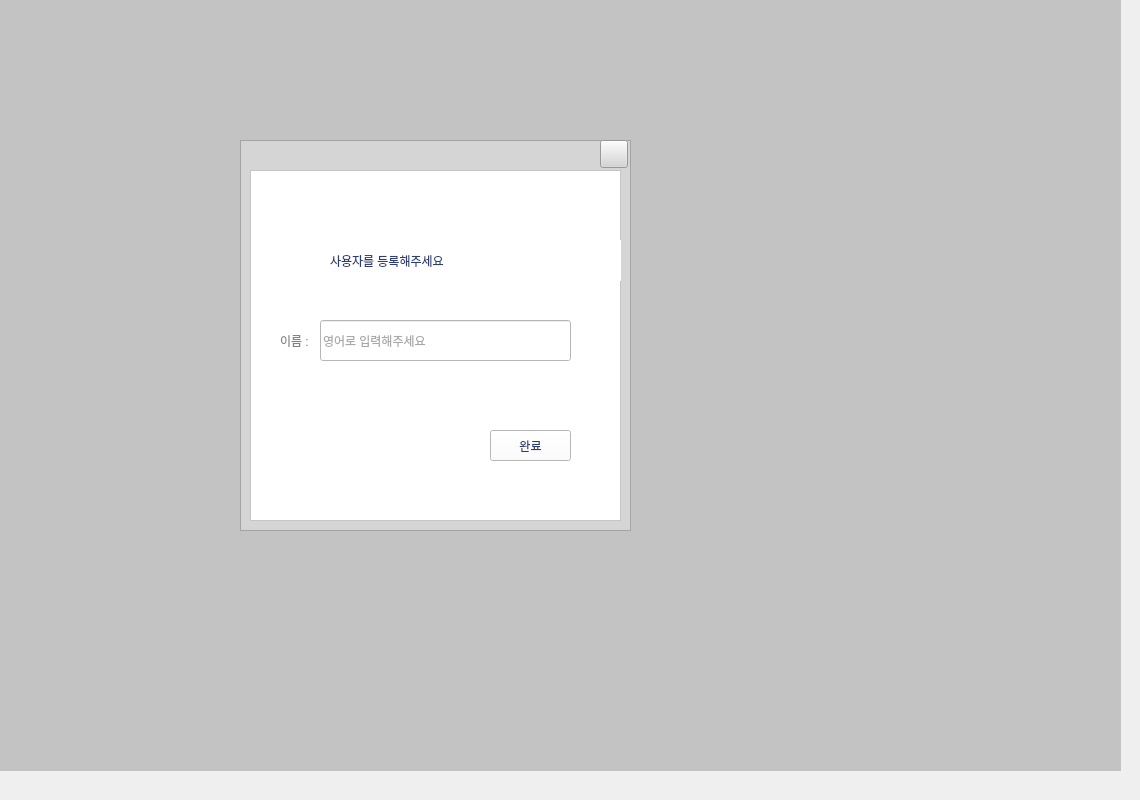
                     <widget class="QWidget" name="add">
                      <widget class="QWidget" name="adduser" native="true">
                       <property name="geometry">
                        <rect>
                         <x>-10</x>
                         <y>-20</y>
                         <width>1131</width>
                         <height>791</height>
                        </rect>
                       </property>
                       <property name="cursor">
                        <cursorShape>ArrowCursor</cursorShape>
                       </property>
                       <property name="styleSheet">
                        <string notr="true">background-color: rgba(100, 100, 100, 80)
</string>
                       </property>
                       <property name="inputMethodHints">
                        <set>Qt::ImhDate</set>
                       </property>
                       <widget class="QFrame" name="frame_2">
                        <property name="geometry">
                         <rect>
                          <x>250</x>
                          <y>160</y>
                          <width>391</width>
                          <height>391</height>
                         </rect>
                        </property>
                        <property name="styleSheet">
                         <string notr="true">background-color: rgb(213, 213, 213)</string>
                        </property>
                        <property name="frameShape">
                         <enum>QFrame::StyledPanel</enum>
                        </property>
                        <property name="frameShadow">
                         <enum>QFrame::Raised</enum>
                        </property>
                        <widget class="QPushButton" name="closeAppBtn_2">
                         <property name="geometry">
                          <rect>
                           <x>360</x>
                           <y>0</y>
                           <width>28</width>
                           <height>28</height>
                          </rect>
                         </property>
                         <property name="minimumSize">
                          <size>
                           <width>28</width>
                           <height>28</height>
                          </size>
                         </property>
                         <property name="maximumSize">
                          <size>
                           <width>28</width>
                           <height>28</height>
                          </size>
                         </property>
                         <property name="cursor">
                          <cursorShape>PointingHandCursor</cursorShape>
                         </property>
                         <property name="toolTip">
                          <string>Close</string>
                         </property>
                         <property name="toolTipDuration">
                          <number>-1</number>
                         </property>
                         <property name="styleSheet">
                          <string notr="true">border-color:rgb(213, 213, 213)</string>
                         </property>
                         <property name="text">
                          <string/>
                         </property>
                         <property name="icon">
                          <iconset>
                           <normaloff>:/icons/images/icons/icon_close.png</normaloff>:/icons/images/icons/icon_close.png</iconset>
                         </property>
                         <property name="iconSize">
                          <size>
                           <width>15</width>
                           <height>15</height>
                          </size>
                         </property>
                        </widget>
                        <widget class="QFrame" name="frame_3">
                         <property name="geometry">
                          <rect>
                           <x>10</x>
                           <y>30</y>
                           <width>371</width>
                           <height>351</height>
                          </rect>
                         </property>
                         <property name="styleSheet">
                          <string notr="true">background-color: rgb(255, 255, 255);</string>
                         </property>
                         <property name="frameShape">
                          <enum>QFrame::StyledPanel</enum>
                         </property>
                         <property name="frameShadow">
                          <enum>QFrame::Raised</enum>
                         </property>
                         <widget class="QLabel" name="label_10">
                          <property name="geometry">
                           <rect>
                            <x>80</x>
                            <y>70</y>
                            <width>291</width>
                            <height>41</height>
                           </rect>
                          </property>
                          <property name="autoFillBackground">
                           <bool>false</bool>
                          </property>
                          <property name="styleSheet">
                           <string notr="true">color: rgb(44, 61, 115);
background-color: rgb(255, 255, 255);
font: 700 18pt &quot;나눔스퀘어_ac Bold&quot;;</string>
                          </property>
                          <property name="text">
                           <string>사용자를 등록해주세요</string>
                          </property>
                         </widget>
                         <widget class="QLineEdit" name="adduserName">
                          <property name="geometry">
                           <rect>
                            <x>70</x>
                            <y>150</y>
                            <width>251</width>
                            <height>41</height>
                           </rect>
                          </property>
                          <property name="autoFillBackground">
                           <bool>false</bool>
                          </property>
                          <property name="styleSheet">
                           <string notr="true">background-color: rgb(255, 255, 255);
font: 11pt &quot;나눔스퀘어_ac&quot;;
color: rgb(81, 81, 81);
</string>
                          </property>
                          <property name="inputMethodHints">
                           <set>Qt::ImhNone</set>
                          </property>
                          <property name="text">
                           <string extracomment="Name"/>
                          </property>
                          <property name="echoMode">
                           <enum>QLineEdit::Normal</enum>
                          </property>
                          <property name="dragEnabled">
                           <bool>true</bool>
                          </property>
                          <property name="placeholderText">
                           <string>영어로 입력해주세요</string>
                          </property>
                          <property name="clearButtonEnabled">
                           <bool>true</bool>
                          </property>
                         </widget>
                         <widget class="QLabel" name="label_11">
                          <property name="geometry">
                           <rect>
                            <x>30</x>
                            <y>160</y>
                            <width>31</width>
                            <height>21</height>
                           </rect>
                          </property>
                          <property name="autoFillBackground">
                           <bool>false</bool>
                          </property>
                          <property name="styleSheet">
                           <string notr="true">color: rgb(130, 130, 130);
background-color: rgb(255, 255, 255);
font: 10pt &quot;나눔스퀘어_ac&quot;;</string>
                          </property>
                          <property name="text">
                           <string>이름 :</string>
                          </property>
                         </widget>
                         <widget class="QPushButton" name="complete">
                          <property name="geometry">
                           <rect>
                            <x>240</x>
                            <y>260</y>
                            <width>81</width>
                            <height>31</height>
                           </rect>
                          </property>
                          <property name="cursor">
                           <cursorShape>PointingHandCursor</cursorShape>
                          </property>
                          <property name="toolTip">
                           <string>Close</string>
                          </property>
                          <property name="toolTipDuration">
                           <number>-1</number>
                          </property>
                          <property name="styleSheet">
                           <string notr="true">color: rgb(44, 61, 115);
font: 700 11pt &quot;나눔스퀘어_ac Bold&quot;;
background-color: rgb(255, 255, 255);</string>
                          </property>
                          <property name="text">
                           <string>완료</string>
                          </property>
                         </widget>
                        </widget>
                        <zorder>frame_3</zorder>
                        <zorder>closeAppBtn_2</zorder>
                       </widget>
                      </widget>
                     </widget>
